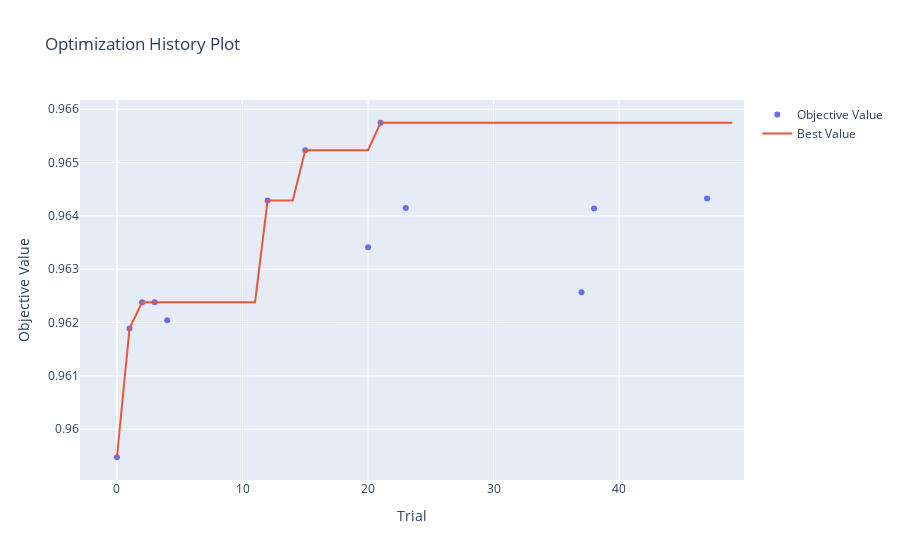

Notebook code cell kept with this figure:
### Code cell
fig1 = optuna.visualization.plot_optimization_history(study)
fig1.show()

### Figure 1 — Plotly figure (JSON) as saved in the notebook; plotly's stock layout.template omitted (floating-point values rounded to 4 significant figures)
{"data": [{"mode": "markers", "name": "Objective Value", "type": "scatter", "x": [0, 1, 2, 3, 4, 12, 15, 20, 21, 23, 37, 38, 47], "y": [0.9595, 0.9619, 0.9624, 0.9624, 0.962, 0.9643, 0.9652, 0.9634, 0.9657, 0.9641, 0.9626, 0.9641, 0.9643]}, {"mode": "lines", "name": "Best Value", "type": "scatter", "x": [0, 1, 2, 3, 4, 5, 6, 7, 8, 9, 10, 11, 12, 13, 14, 15, 16, 17, 18, 19, 20, 21, 22, 23, 24, 25, 26, 27, 28, 29, 30, 31, 32, 33, 34, 35, 36, 37, 38, 39, 40, 41, 42, 43, 44, 45, 46, 47, 48, 49], "y": [0.9595, 0.9619, 0.9624, 0.9624, 0.9624, 0.9624, 0.9624, 0.9624, 0.9624, 0.9624, 0.9624, 0.9624, 0.9643, 0.9643, 0.9643, 0.9652, 0.9652, 0.9652, 0.9652, 0.9652, 0.9652, 0.9657, 0.9657, 0.9657, 0.9657, 0.9657, 0.9657, 0.9657, 0.9657, 0.9657, 0.9657, 0.9657, 0.9657, 0.9657, 0.9657, 0.9657, 0.9657, 0.9657, 0.9657, 0.9657, 0.9657, 0.9657, 0.9657, 0.9657, 0.9657, 0.9657, 0.9657, 0.9657, 0.9657, 0.9657]}, {"marker": {"color": "#cccccc"}, "mode": "markers", "name": "Infeasible Trial", "showlegend": false, "type": "scatter", "x": [], "y": []}], "layout": {"title": {"text": "Optimization History Plot"}, "xaxis": {"title": {"text": "Trial"}}, "yaxis": {"title": {"text": "Objective Value"}}}}
